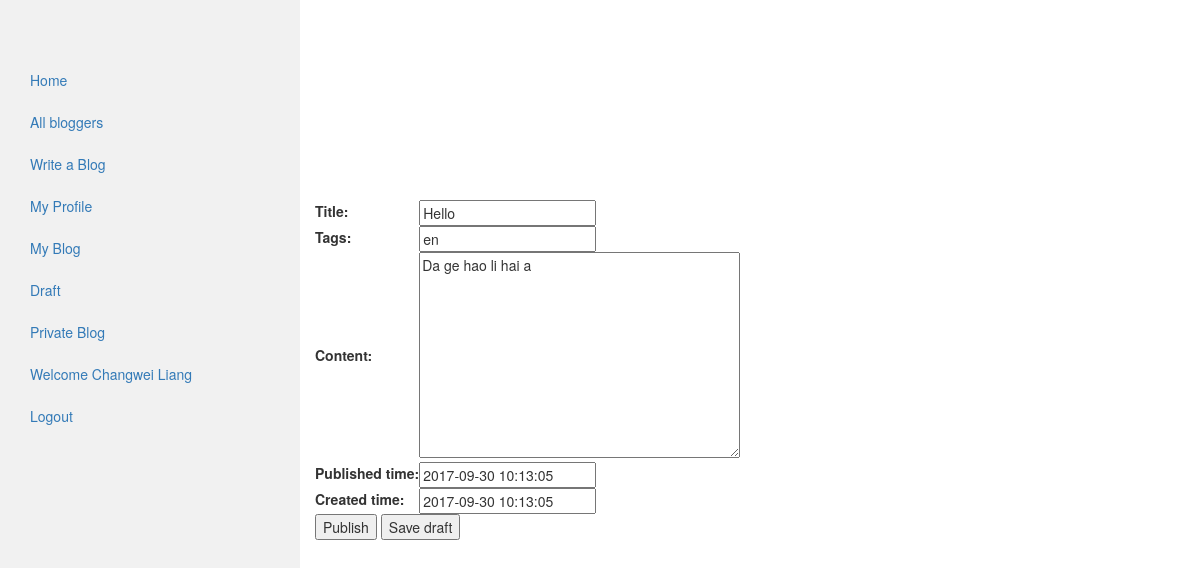
Before: /20/edit/ (signed in) with the older database file.
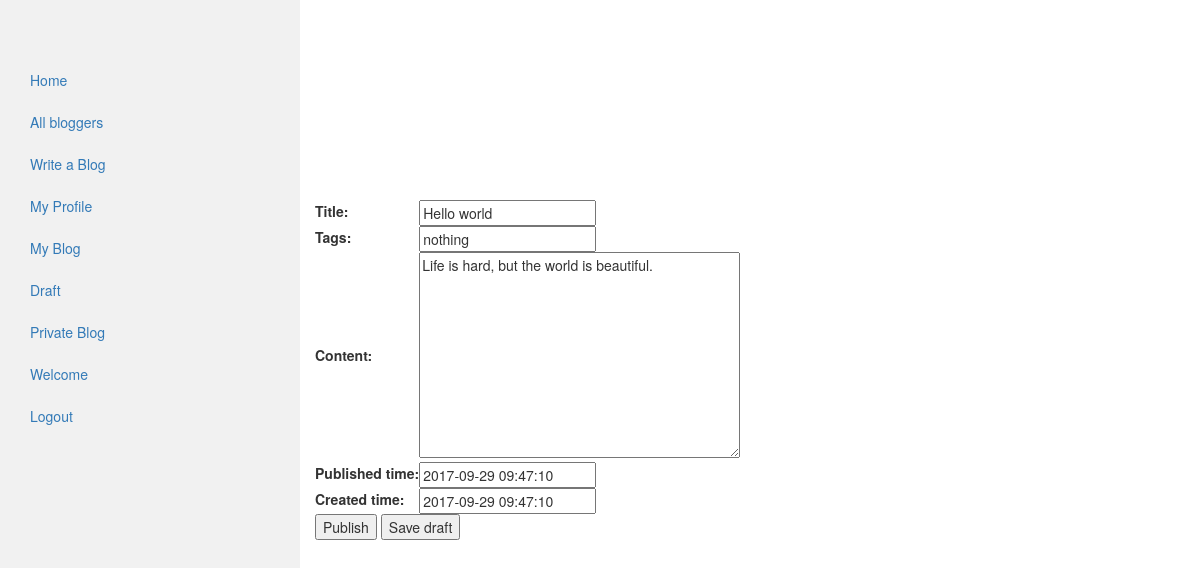
After: the same page with the newer database file.
### my_auth/models.py (models this page shows)
class User(auth_models.AbstractUser):
    email = models.EmailField(_('email address'), unique=True)

### blog/models.py (models this page shows, shortened)
class MyPost(models.Model):
    author = models.ForeignKey(settings.AUTH_USER_MODEL, on_delete=models.CASCADE)
    title = models.CharField(max_length=100)
    content = models.TextField(blank=True)
    tags = models.CharField(max_length=20, null=True, blank=True)
    published_time = models.DateTimeField(default=timezone.now)
    created_time = models.DateTimeField(default=timezone.now)
    is_draft = models.BooleanField(default=False)
    is_private = models.BooleanField(default=False)
    can_be_edited = models.BooleanField(default=False)
    allow_comment = models.BooleanField(default=True)
    class Meta:
        ordering = ['published_time']

### blog/views.py (the view)
# urls.py: url(r'^(?P<pk>\d+)/edit/$', views.edit_blog, name='edit_blog'),
@auth_decorators.login_required(login_url = 'auth:login')
def edit_blog(request,pk):
    blog_instance = get_object_or_404(models.MyPost, pk=pk)
    template_name = 'blog/edit_blog.html'
    context = {}
    if blog_instance.author.username == request.user.username or request.user.is_superuser:
        if request.method == "POST":
            blog_edit_form = BlogForm(request.POST)
            if blog_edit_form.is_valid():
                blog_cd = blog_edit_form.cleaned_data
                blog_instance.title, blog_instance.tags, blog_instance.content, blog_instance.published_time, blog_instance.created_time \
                    = blog_cd['title'], blog_cd['tags'], blog_cd['content'], blog_cd['published_time'], blog_cd['created_time']
                print('save_as_draft' in request.POST, 'publish' in request.POST)
                if 'save_as_draft' in request.POST:
                    blog_instance.is_draft = True
                elif 'publish' in request.POST:
                    blog_instance.is_draft = False
                blog_instance.save()
                return HttpResponseRedirect(reverse('blog:blog_detail', args=(blog_instance.id,)))
        else:
            blog_edit_form = BlogForm(initial={
                'title': blog_instance.title,
                'tags': blog_instance.tags,
                'content': blog_instance.content,
                'published_time': blog_instance.published_time,
                'created_time': blog_instance.created_time,
            })
            context['blog_edit_form'] = blog_edit_form
            return render(request, template_name, context)
    else:
        context['permission_error'] = True
        template_name = 'registration/permission_denied.html'
        return render(request, template_name, context)

### blog/forms/blog_form.py
class BlogForm(ModelForm):
    class Meta:
        model = MyPost
        fields = ['title','tags','content','published_time','created_time']
        localized_fields = ('published_time','created_time')

### blog/templates/blog/edit_blog.html (shortened to what this page needs)
<!DOCTYPE html>
<html lang="en">
{% extends 'blog/base.html' %}
{% block content %}
    <form action="" method="post">
        <table>
            {{ blog_edit_form }}
        </table>
        <input type="submit" name="publish" value="Publish" />
        <input type="submit" name="save_as_draft" value="Save draft">
    </form>
{% endblock %}

### blog/templates/blog/base.html (shortened to what this page needs)
<!DOCTYPE html>
<html lang="en">
{% load blog_tag %}
<head>
  <link rel="stylesheet" href="https://maxcdn.bootstrapcdn.com/bootstrap/3.3.7/css/bootstrap.min.css">
</head>
<body>
  <div class="container-fluid">
    <div class="row content">
      {% block sidebar %}
      <div class="col-sm-3 sidenav">
      <ul class="nav nav-pills nav-stacked">
          <li class=""><a href="{% url 'blog:homepage' %}">Home</a></li>
          <li><a href="{% url 'blog:blogger' %}">All bloggers</a></li>
          {% if user.is_authenticated %}
                <li><a href="{% url 'blog:create_blog' %}">Write a Blog</a></li>
                <li><a href="">My Profile</a></li>
                <li><a href="{% url 'blog:my_blog' %}">My Blog</a></li>
                <li><a href="{% url 'blog:draft_blog' %}">Draft</a></li>
                <li><a href="{% url 'blog:private_blog' %}">Private Blog</a></li>
                <li><a href="">Welcome {{ user.first_name }} {{ user.last_name }}</a></li>
                <li><a href="{% url 'auth:logout' %}">Logout</a></li>
          {% else %}
                <li><a href="{% url 'auth:login' %}">Login</a></li>
          {% endif %}
      </ul>
      {% endblock %}
      </div>
    <div class="col-sm-9 ">
      {% block content %}{% endblock %}
    </div>
    </div>
  </div>
</body>
</html>

Changed rows visible on the page:
no longer on this page (row edited): User: first_name "Changwei", last_name "Liang"
changed MyPost: title "Hello" → "Hello world"; tags "en" → "nothing"; content "Da ge hao li hai a" → "Life is hard, but the world is beautiful."; published_time "2017-09-30 10:13:05" → "2017-09-29 09:47:10"; created_time "2017-09-30 10:13:05" → "2017-09-29 09:47:10"
